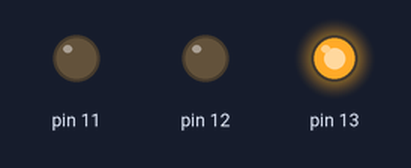
A sketch run on a simulated Arduino Uno, built with avr-gcc and run on an emulated ATmega328P. On the bench: output pins drawn as LEDs (lit = HIGH).

Above: at 2.5 s.
At 9.5 s:
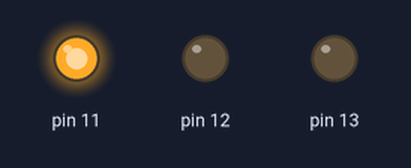
At 13.0 s:
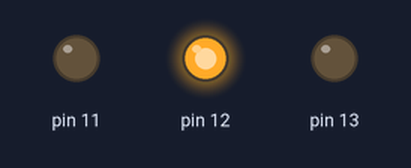
Timing chart, 0 to 18.2 s (numbered marks = the images above):
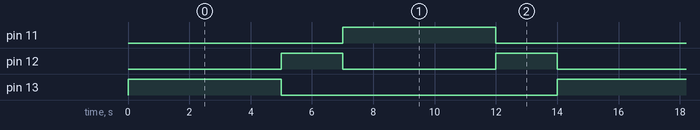

The sketch:

trafficlight.ino
```cpp
// C++ code
//
void setup()
{
  pinMode(13, OUTPUT);
  pinMode(12, OUTPUT);
  pinMode(11, OUTPUT);
}

void loop()
{
  digitalWrite(13, HIGH);
  delay(5000); // Wait for 1000 millisecond(s)
  digitalWrite(13, LOW);

  digitalWrite(12, HIGH);
  delay(2000); // Wait for 1000 millisecond(s)
  digitalWrite(12, LOW);

  digitalWrite(11, HIGH);
  delay(5000); // Wait for 1000 millisecond(s)
  digitalWrite(11, LOW);

  digitalWrite(12, HIGH);
  delay(2000); // Wait for 1000 millisecond(s)
  digitalWrite(12, LOW);


}
```

Measured:
- by itself, pin 11, pin 13: alternates HIGH for 5.0 s and LOW for 9.0 s
- by itself, pin 12: alternates HIGH for 2.0 s and LOW for 5.0 s
- by itself, everything shown: repeats every 14.0 s, in 5 steps
